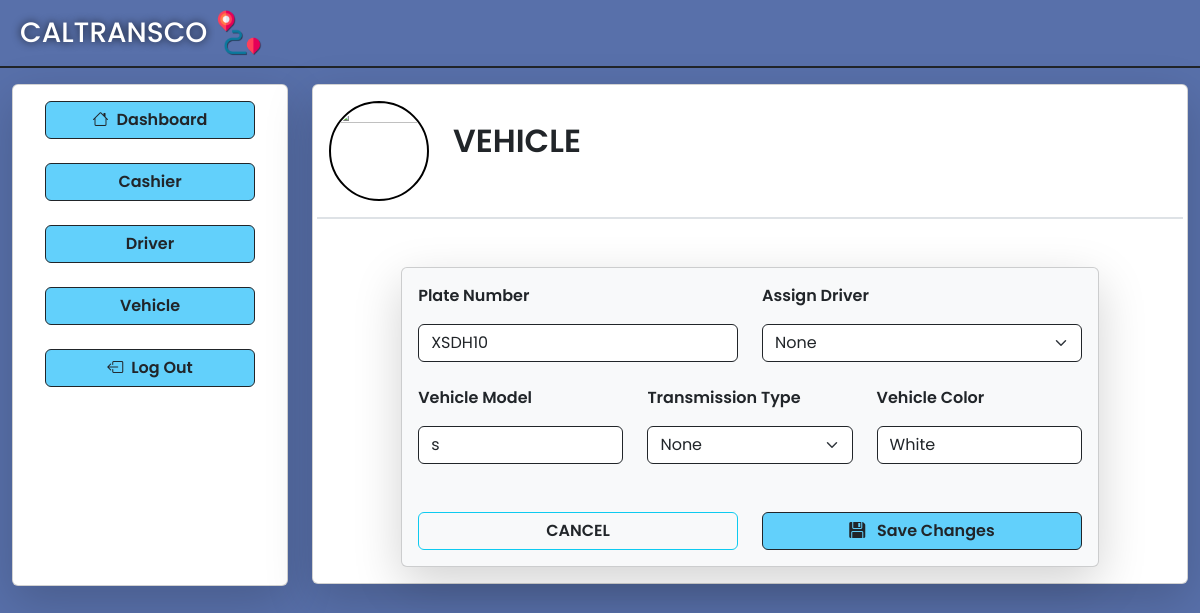
Screenshot of /Vehicle/edit_vehicle.php?id=3 with the database file from the repository.
### tables this page shows
CREATE TABLE `vehicle` (
  `vehicle_id` int(11) NOT NULL,
  `driver_id` int(11) DEFAULT NULL,
  `platenumber` varchar(100) NOT NULL,
  `vehicle_model` varchar(255) NOT NULL,
  `vehicle_color` varchar(255) NOT NULL,
  `transmission_type` varchar(255) NOT NULL,
  `driver` varchar(255) NOT NULL
);

### Vehicle/edit_vehicle.php (the view, shortened to what this page needs)
<!DOCTYPE html>
<html lang="en">
<?php
include "../Database/db_connect.php";
$id = $_GET['id'];
$sql = "SELECT * FROM vehicle WHERE vehicle_id=" . $id;
$result = $conn->query($sql);
$row = $result->fetch_assoc();
require "../global/head.php";
?>
<body>
    <div class="con-bg container-fluid vh-100">
        <div class="row border border-start-0 border-end-0 border-top-0 border-2 border-dark pb-2">
            <div class="col d-flex gap-2 ms-2 mt-2">
                <a href="../AdminUI/adminDashboard.php" style="text-decoration: none;" class="d-flex gap-2">
                    <h1 class="fs-3 mt-2 text-white" style="text-shadow: 0px 0px 8px rgba(0, 0, 0, 0.8);">CALTRANSCO</h1>
                    <img src="../images/image.png" alt="" class="img-fluid " width="50" height="50">
                </a>
            </div>
        </div>
        <div class="row pt-3">
            <div class="col col-3">
                <div class="card shadow-lg">
                    <div style="height: 500px;" class="card_css card-body">
                        <div class="mx-3 mb-3">
                            <a class="btn btn-h w-100 fw-semibold  mb-2 border border-1 border-dark" href="../AdminUI/adminDashboard.php"><i class="bi bi-house me-2"></i>Dashboard</a>
                        </div>
                        <div class="mx-3 mb-3">
                            <a class="btn btn-h w-100 fw-semibold  mb-2 border border-1 border-dark" href="../Cashier/view_cashier.php">Cashier</a>
                        </div>
                        <div class="mx-3 mb-3">
                            <a class="btn btn-h w-100 fw-semibold mb-2 border border-1 border-dark" href="../Driver/view_driver.php">Driver</a>
                        </div>
                        <div class="mx-3 mb-3">
                            <a class="btn btn-h w-100 fw-semibold  mb-2 border border-1 border-dark" href="../Vehicle/view_vehicle.php">Vehicle</a>
                        </div>
                        <div class="mx-3">
                            <a href="../Login-Register/Login.php" class="btn btn-h w-100 border border-1 border-dark fw-semibold"><i class="bi bi-box-arrow-left me-2"></i>Log Out</a>
                        </div>
                    </div>
                </div>
            </div>
            <div class="col col-9">
                <div class="card shadow-lg">
                    <div class="card-body">
                        <div class="row border border-top-0 border-start-0 border-end-0 border-2 pb-3 mb-5">
                            <div class="col col-2 d-flex gap-4">
                                <img class="img-fluid border border-2 border-black rounded-pill" src="../images/van.png" alt="" width="100" height="100">
                                <p class="mt-3 fs-2 fw-semibold">VEHICLE</p>
                            </div>
                        </div>
                        <div class="row d-flex justify-content-center align-items-center mt-4 ">
                            <div class="col col-10">
                                <div class="card shadow-lg bg-light ">
                                    <div class="card-body">
                                        <form action="../Operations//op_edit_vehicle.php" method="POST">
                                            <div class="row">
                                                <div class="col">
                                                    <label for="platenumber" class="fw-semibold mb-3">Plate Number</label>
                                                    <input type="text" id="platenumber" name="platenumber" value="<?php echo $row['platenumber'] ?>" class="form-control w-100 border-dark" required>
                                                </div>
                                                <div class="col">
                                                    <label class="fw-semibold" for="driver">Assign Driver</label>
                                                    <select class="form-select border border-dark mt-3" id="driver" name="driver">
                                                        <option value="">None</option>
                                                    </select>
                                                </div>
                                            </div>
                                            <div class="row mt-4 mb-5">
                                                <div class="col">
                                                    <label for="vehicle_model" class="fw-semibold mb-3">Vehicle Model</label>
                                                    <input type="text" id="vehicle_model" name="vehicle_model" value="<?php echo $row['vehicle_model'] ?>" class="form-control border-dark" required>
                                                </div>
                                                <div class="col">
                                                    <label for="transmission_type" class="fw-semibold mb-3">Transmission Type</label>
                                                    <select class="form-select border border-dark" name="transmission_type" id="transmission_type">
                                                        <option value="">None</option>
                                                    </select>
                                                </div>
                                                <div class="col">
                                                    <label for="vehicle_color" class="fw-semibold mb-3">Vehicle Color</label>
                                                    <input type="text" id="vehicle_color" name="vehicle_color" value="<?php echo $row['vehicle_color'] ?>" class="form-control border-dark" required>
                                                </div>
                                            </div>
                                            <div class="row mt-2">
                                                <div class="col">
                                                    <a href="view_vehicle.php" class="btn btn-outline-info w-100 text-dark fw-semibold">CANCEL</a>
                                                </div>
                                                <div class="col">
                                                    <button type="submit" class="btn btn-h w-100 border-dark fw-semibold"><i class="bi bi-floppy-fill me-2"></i> Save Changes </button>
                                                </div>
                                            </div>
                                        </form>
                                    </div>
                                </div>
                            </div>
                        </div>
                    </div>
                </div>
            </div>
        </div>
    </div>
</body>
</html>

### CSS/style.css (style rules this page uses)
* { font-family: 'Poppins', sans-serif; }
.con-bg { background-color: #5870aa; }
.btn-h { background-color: #62d0fb; }

### rows the page displays
vehicle: platenumber "XSDH10", vehicle_model "s", vehicle_color "White"
